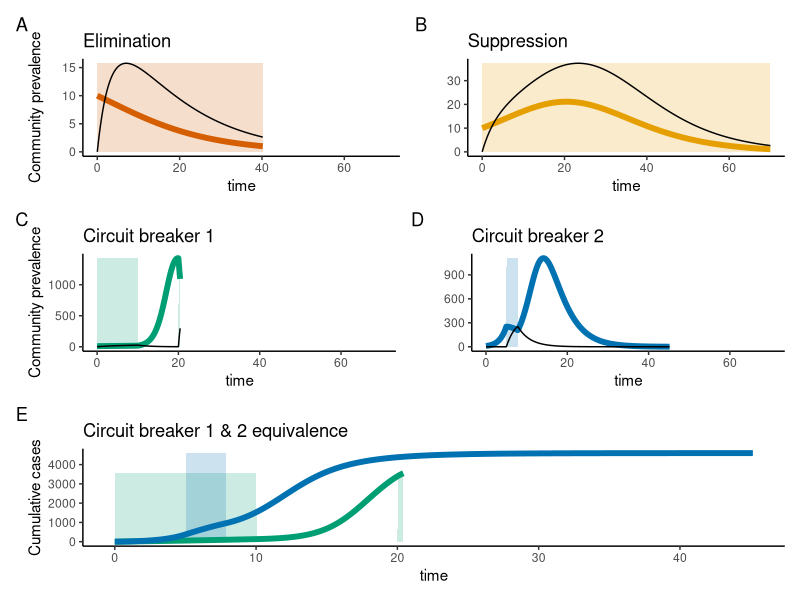

Source code (R):
require(deSolve)
require(ggplot2)
require(patchwork)
cols <- c("#999999", "#E69F00", "#56B4E9", "#009E73", "#F0E442", "#0072B2", "#D55E00", "#CC79A7", "#66CC99")

### The aim of this code is to make a figure that illustrates
### the isolation-only strategy in terms of Hansen & Day
### in terms of the public health terminology that I defined
#### elimination, suppression, and circuit breaker.


##### Parameters
# max daily rate of community member isolation
u1max <- 0.7
# max daily rate of traveler isolation
u2max <- 0
# constraint on community member isolation
C1max <- 500
# constraint on traveller isolation
C2max <- 100
# transmission rate
beta<-.0002
# importation rate
theta<-2
theta<-0
mu<-0.334
# relative transmissibility of travellers
c<-1
T<-70
# daily vaccination rate
rho<-0
# start time for community isolation
tstart1<-0
# in case we wanted to do two switches
toff1 <- 1000 # currently set to not turn-off
# start time for restrictions on travellers
tstart2<-0


# community isolation function
u1fun<-function(t){
  u1 = u1max
  if(t<tstart1){
  u1 = 0}
  if(t<(toff1+10) & t>toff1){
    u1 = 0
  }
  return(u1)
}

# travel restrictions function
u2fun<-function(t){
  if(t>tstart2){
    u2 = u2max}
  else{
    u2 = 0
  }
  return(u2)
}

# This is designed to trigger termination of the simulation when I1>0.5
rootfun <- function(t, y, parameters){
  I1 = y[2]
  # However, with importations, it doesn't make sense to have this as
  # the endpoint of the simulation, so instead I just set Imin = 0 and have
  # the simulation end at T=100.
  y1 = 1 - I1 
  return(y1)
}


SI<-function(t, y, parameters){
  S = y[1]
  I1 = y[2]
  I2 = y[3]
  C1 = y[4]
  C2 = y[5]
  iso = y[6]
  u1 = u1fun(t)
  u2 = u2fun(t)
  
  if(C1 > C1max){
    u1 = 0
  }
  if(C2 > C2max){
    u2 = 0
  }
  
  dS = - beta*S*(I1 + c*I2) - rho*S
  dI1 = beta*S*(I1 + c*I2) - mu*I1 - u1*I1
  dI2 = theta - 2*mu*I2 - u2*I2
  dC1 = u1*I1
  dC2 = u2*I2
  diso = u1*I1 - mu*iso
  return(list(c(dS,dI1,dI2,dC1,dC2,diso)))
}

### ELIMINATION
out <- ode(y = c(S=5000,I1=10,I2=0,C1=0,C2=0,iso=0), parms = NULL, times = seq(0,T,.05), func = SI, events = list(func = NULL, root = TRUE, terminalroot = 1), rootfun=rootfun)
out<- data.frame(out)
J = cumsum(beta*out$S*(out$I1+c*out$I2)*diff(c(0,out$time)))
J.elim <- J
u = rep(0,length(J))
u[which(diff(c(out$C1[1],out$C1))*diff(c(0,out$time))>0.001)] = max(c(out$I1,out$iso))
out.elim <- data.frame(out,u=u)

g.elim = ggplot(out.elim, aes(x = time, y = I1)) +
  geom_ribbon(aes(ymin = 0, ymax = u), fill = cols[7], alpha = 0.2)+
  geom_line(color = cols[7], size = 2)+
  geom_line(aes(y=iso))+
  ggtitle("Elimination")+ylab("Community prevalence") + xlim(0,T)+theme_classic()

##### SUPPRESSION (same parameters except a lower u1max)
u1max <- 0.6
out <- ode(y = c(S=5000,I1=10,I2=0,C1=0,C2=0,iso=0), parms = NULL, times = seq(0,T,.05), func = SI, events = list(func = NULL, root = TRUE, terminalroot = 1), rootfun=rootfun)
out <- data.frame(out)
out.supp<-data.frame(out)
J = cumsum(beta*out$S*(out$I1+c*out$I2)*diff(c(0,out$time)))
J.supp <- J
u = rep(0,length(J))
u[which(diff(c(out$C1[1],out$C1))*diff(c(0,out$time))>0.001)] = max(c(out$I1,out$iso))
out.supp <- data.frame(out,u=u)

g.supp = ggplot(out.supp, aes(x = time, y = I1)) +
  geom_ribbon(aes(ymin = 0, ymax = u), fill = cols[2], alpha = 0.2)+
  geom_line(color = cols[2], size = 2)+
  geom_line(aes(y=iso))+ggtitle("Suppression")+ylab("") + xlim(0,T)+theme_classic()

###### CIRCUIT BREAKER (a lower value of the constraint)
### (also times of on and off to illustrate that timing doesn't matter)
C1max <- 400
toff1<-10
out <- ode(y = c(S=5000,I1=10,I2=0,C1=0,C2=0,iso=0), parms = NULL, times = seq(0,T,.05), func = SI, events = list(func = NULL, root = TRUE, terminalroot = 1), rootfun=rootfun)
out <- data.frame(out)
out.circ<-out
J = cumsum(beta*out$S*(out$I1+c*out$I2)*diff(c(0,out$time)))
u = rep(0,length(J))
u[which(diff(c(out$C1[1],out$C1))*diff(c(0,out$time))>0.001)] = max(c(out$I1,out$iso))
out.circ <- data.frame(out,u=u,J=J)
print(tail(out$C1,1))

g.circ = ggplot(out.circ, aes(x = time, y = I1)) +
  geom_ribbon(aes(ymin = 0, ymax = u), fill = cols[4], alpha = 0.2)+
  geom_line(color = cols[4], size = 2)+geom_line(aes(y=iso))+ggtitle("Circuit breaker 1")+ylab("Community prevalence") + xlim(0,T) + theme_classic()


#### A different circuit-breaker with the same parameters as above
tstart1<-5
toff1<-1000
out <- ode(y = c(S=5000,I1=10,I2=0,C1=0,C2=0,iso=0), parms = NULL, times = seq(0,T,.05), func = SI, events = list(func = NULL, root = TRUE, terminalroot = 1), rootfun=rootfun)
out <- data.frame(out)
out.circ.2<-out
print(tail(out$C1,1))
J = cumsum(beta*out$S*(out$I1+c*out$I2)*diff(c(0,out$time)))
u = rep(0,length(J))
u[which(diff(c(out$C1[1],out$C1))*diff(c(0,out$time))>0.001)] = max(c(out$I1,out$iso))
out.circ2 <- data.frame(out,u=u,J=J)
print(tail(out$C1,1))

g.circ.2 = ggplot(out.circ.2, aes(x = time, y = I1)) +
  geom_ribbon(aes(ymin = 0, ymax = u), fill = cols[6], alpha = 0.2)+
  geom_line(color = cols[6], size = 2)+
  geom_line(aes(y=iso))+
  ggtitle("Circuit breaker 2")+ylab("") + xlim(0,T) + theme_classic()



J.circ = ggplot()+
  geom_ribbon(data=out.circ,aes(x=time,ymin = 0, ymax = u*(max(J)/max(I1))), fill = cols[4], alpha = 0.2)+
  geom_ribbon(data=out.circ.2,aes(x=time,ymin = 0, ymax = u*(max(J)/max(I1))), fill = cols[6], alpha = 0.2)+
  geom_line(data=out.circ, aes(x = time, y = J),color = cols[4], size = 2)+
  geom_line(data=out.circ.2, aes(x = time, y = J),color = cols[6], size = 2)+ylab("Cumulative cases")+ggtitle("Circuit breaker 1 & 2 equivalence")+theme_classic()

g1=g.elim+g.supp
g2=g.circ+g.circ.2
fig = g1/g2/J.circ+
  plot_annotation(tag_levels = 'A')
ggsave("~/Desktop/Work/Students/MSc/Adu-Boahen/Thesis_2024-Updates/Amys codes/figures/Isolation_only_no_importations.png", width = 20, height = 15, units = "cm")
